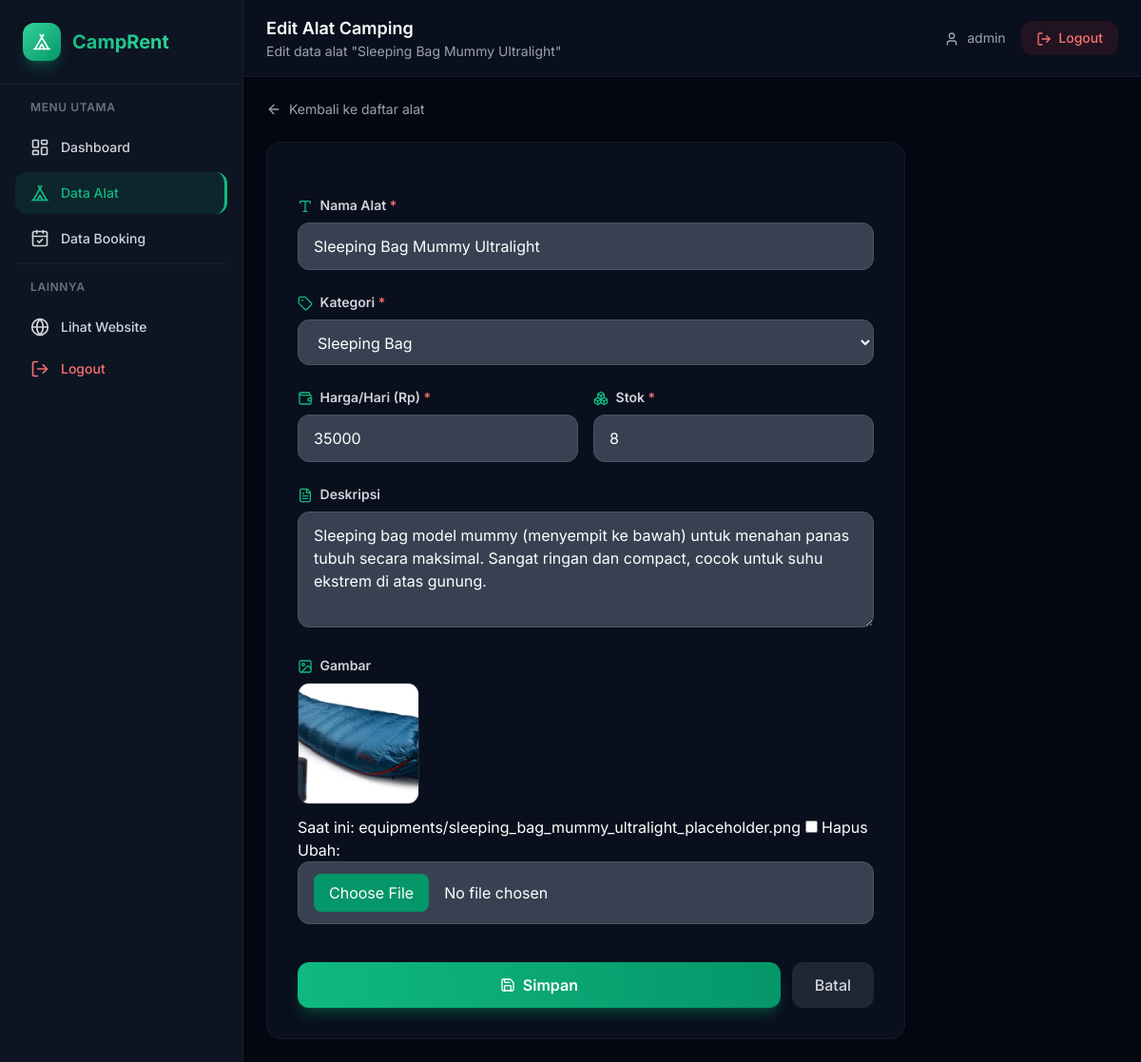
/dashboard/alat/12/edit/ (signed in), run on the app's committed database.
### rental/models.py (models this page shows, shortened)
class Equipment(models.Model):
    CATEGORY_CHOICES = [
        ('Tenda', 'Tenda'),
        ('Carrier', 'Carrier'),
        ('Sleeping Bag', 'Sleeping Bag'),
        ('Matras', 'Matras'),
        ('Kompor', 'Kompor'),
        ('Perlengkapan Lain', 'Perlengkapan Lain'),
    ]
    name = models.CharField(max_length=200, verbose_name='Nama Alat')
    category = models.CharField(max_length=100, choices=CATEGORY_CHOICES, verbose_name='Kategori')
    price_per_day = models.IntegerField(verbose_name='Harga Sewa/Hari')
    stock = models.IntegerField(default=0, verbose_name='Stok')
    description = models.TextField(blank=True, verbose_name='Deskripsi')
    image = models.ImageField(upload_to='equipments/', blank=True, null=True, verbose_name='Gambar')
    created_at = models.DateTimeField(auto_now_add=True)
    updated_at = models.DateTimeField(auto_now=True)
    class Meta:
        verbose_name = 'Alat Camping'
        verbose_name_plural = 'Alat Camping'
        ordering = ['-created_at']

### rental/views.py (the view)
# urls.py: path('dashboard/alat/<int:pk>/edit/', views.equipment_edit, name='equipment_edit'),
@login_required
def equipment_edit(request, pk):
    equipment = get_object_or_404(Equipment, pk=pk)
    if request.method == 'POST':
        form = EquipmentForm(request.POST, request.FILES, instance=equipment)
        if form.is_valid():
            form.save()
            messages.success(request, 'Data alat camping berhasil diperbarui!')
            return redirect('rental:equipment_list')
    else:
        form = EquipmentForm(instance=equipment)
    context = {
        'form': form,
        'title': 'Edit Alat Camping',
        'equipment': equipment,
    }
    return render(request, 'rental/admin/equipment_form.html', context)

### rental/templates/rental/admin/equipment_form.html (shortened to what this page needs)
{% extends 'rental/admin/base_admin.html' %}
{% block page_title %}{{ title }}{% endblock %}
{% block page_subtitle %}{% if equipment %}Edit data alat "{{ equipment.name }}"{% else %}Tambah data alat camping baru{% endif %}{% endblock %}
{% block admin_content %}
<div class="max-w-2xl">
    <a href="{% url 'rental:equipment_list' %}" class="inline-flex items-center gap-2 text-gray-400 hover:text-emerald-400 transition text-sm mb-6">
        <i data-lucide="arrow-left" class="w-4 h-4"></i>
        Kembali ke daftar alat
    </a>
    <div class="rounded-2xl bg-gray-900/50 border border-white/5 p-6 sm:p-8">
        <form method="POST" enctype="multipart/form-data" class="space-y-6">
            <div>
                <label for="id_name" class="block text-sm font-semibold text-gray-300 mb-2">
                    <i data-lucide="type" class="w-4 h-4 inline mr-1 text-emerald-500"></i>
                    Nama Alat <span class="text-red-400">*</span>
                </label>
                {{ form.name }}
            </div>
            <div>
                <label for="id_category" class="block text-sm font-semibold text-gray-300 mb-2">
                    <i data-lucide="tag" class="w-4 h-4 inline mr-1 text-emerald-500"></i>
                    Kategori <span class="text-red-400">*</span>
                </label>
                {{ form.category }}
            </div>
            <div class="grid grid-cols-1 sm:grid-cols-2 gap-4">
                <div>
                    <label for="id_price_per_day" class="block text-sm font-semibold text-gray-300 mb-2">
                        <i data-lucide="wallet" class="w-4 h-4 inline mr-1 text-emerald-500"></i>
                        Harga/Hari (Rp) <span class="text-red-400">*</span>
                    </label>
                    {{ form.price_per_day }}
                </div>
                <div>
                    <label for="id_stock" class="block text-sm font-semibold text-gray-300 mb-2">
                        <i data-lucide="boxes" class="w-4 h-4 inline mr-1 text-emerald-500"></i>
                        Stok <span class="text-red-400">*</span>
                    </label>
                    {{ form.stock }}
                </div>
            </div>
            <div>
                <label for="id_description" class="block text-sm font-semibold text-gray-300 mb-2">
                    <i data-lucide="file-text" class="w-4 h-4 inline mr-1 text-emerald-500"></i>
                    Deskripsi
                </label>
                {{ form.description }}
            </div>
            <div>
                <label for="id_image" class="block text-sm font-semibold text-gray-300 mb-2">
                    <i data-lucide="image" class="w-4 h-4 inline mr-1 text-emerald-500"></i>
                    Gambar
                </label>
                {% if equipment and equipment.image %}
                <div class="mb-3">
                    <img src="{{ equipment.image.url }}" alt="{{ equipment.name }}" class="w-32 h-32 object-cover rounded-xl border border-white/10">
                </div>
                {% endif %}
                {{ form.image }}
            </div>
            <div class="flex gap-3 pt-4">
                <button type="submit" class="flex-1 inline-flex items-center justify-center gap-2 px-6 py-3 rounded-xl bg-gradient-to-r from-emerald-500 to-emerald-600 text-white font-semibold shadow-lg shadow-emerald-500/25 hover:shadow-emerald-500/50 hover:from-emerald-600 hover:to-emerald-700 transition-all duration-300">
                    <i data-lucide="save" class="w-4 h-4"></i>
                    Simpan
                </button>
                <a href="{% url 'rental:equipment_list' %}" class="px-6 py-3 rounded-xl bg-gray-700/50 text-gray-300 font-medium hover:bg-gray-700 transition text-center">
                    Batal
                </a>
            </div>
        </form>
    </div>
</div>
{% endblock %}

### rental/templates/rental/admin/base_admin.html (shortened to what this page needs)
{% load static %}
<!DOCTYPE html>
<html lang="id">
<head>
    <script src="https://cdn.tailwindcss.com"></script>
</head>
<body class="bg-gray-950 text-white min-h-screen">
    <div class="flex">
        <aside class="fixed left-0 top-0 bottom-0 w-64 bg-gray-900/80 border-r border-white/5 z-40 hidden lg:block overflow-y-auto">
            <div class="p-6 border-b border-white/5">
                <a href="{% url 'rental:landing' %}" class="flex items-center gap-3">
                    <div class="w-10 h-10 rounded-xl bg-gradient-to-br from-emerald-400 to-emerald-600 flex items-center justify-center shadow-lg shadow-emerald-500/25">
                        <i data-lucide="tent" class="w-5 h-5 text-white"></i>
                    </div>
                    <span class="text-xl font-bold gradient-text">CampRent</span>
                </a>
            </div>
            <nav class="p-4 space-y-1">
                <p class="text-xs text-gray-500 font-semibold uppercase tracking-wider px-4 mb-3">Menu Utama</p>
                <a href="{% url 'rental:dashboard' %}" class="sidebar-link flex items-center gap-3 px-4 py-3 rounded-xl text-gray-300 text-sm font-medium {% if request.resolver_match.url_name == 'dashboard' %}active{% endif %}">
                    <i data-lucide="layout-dashboard" class="w-5 h-5"></i>
                    Dashboard
                </a>
                <a href="{% url 'rental:equipment_list' %}" class="sidebar-link flex items-center gap-3 px-4 py-3 rounded-xl text-gray-300 text-sm font-medium {% if 'equipment' in request.resolver_match.url_name %}active{% endif %}">
                    <i data-lucide="tent" class="w-5 h-5"></i>
                    Data Alat
                </a>
                <a href="{% url 'rental:booking_list' %}" class="sidebar-link flex items-center gap-3 px-4 py-3 rounded-xl text-gray-300 text-sm font-medium {% if 'booking' in request.resolver_match.url_name %}active{% endif %}">
                    <i data-lucide="calendar-check" class="w-5 h-5"></i>
                    Data Booking
                </a>
                <div class="pt-4 mt-4 border-t border-white/5">
                    <p class="text-xs text-gray-500 font-semibold uppercase tracking-wider px-4 mb-3">Lainnya</p>
                    <a href="{% url 'rental:landing' %}" class="sidebar-link flex items-center gap-3 px-4 py-3 rounded-xl text-gray-300 text-sm font-medium">
                        <i data-lucide="globe" class="w-5 h-5"></i>
                        Lihat Website
                    </a>
                    <a href="{% url 'rental:admin_logout' %}" class="sidebar-link flex items-center gap-3 px-4 py-3 rounded-xl text-red-400 text-sm font-medium hover:bg-red-500/10 hover:text-red-400">
                        <i data-lucide="log-out" class="w-5 h-5"></i>
                        Logout
                    </a>
                </div>
            </nav>
        </aside>
        <main class="flex-1 lg:ml-64 pt-16 lg:pt-0 min-h-screen">
            <div class="bg-gray-900/50 border-b border-white/5 px-6 py-4 hidden lg:block">
                <div class="flex items-center justify-between">
                    <div>
                        <h2 class="text-lg font-semibold">{% block page_title %}Dashboard{% endblock %}</h2>
                        <p class="text-sm text-gray-400">{% block page_subtitle %}Selamat datang di panel admin CampRent{% endblock %}</p>
                    </div>
                    <div class="flex items-center gap-4">
                        <span class="text-sm text-gray-400">
                            <i data-lucide="user" class="w-4 h-4 inline mr-1"></i>
                            {{ user.username }}
                        </span>
                        <a href="{% url 'rental:admin_logout' %}" class="px-4 py-2 rounded-xl bg-red-500/10 text-red-400 text-sm font-medium hover:bg-red-500/20 transition">
                            <i data-lucide="log-out" class="w-4 h-4 inline mr-1"></i>
                            Logout
                        </a>
                    </div>
                </div>
            </div>
            <div class="p-6 fade-in">
                {% block admin_content %}{% endblock %}
            </div>
        </main>
    </div>
</body>
</html>

### rental/templates/rental/admin/base_admin.html (style rules this page uses)
* { font-family: 'Inter', system-ui, sans-serif; }
.gradient-text { background: linear-gradient(135deg, #10b981, #34d399); -webkit-background-clip: text; -webkit-text-fill-color: transparent; background-clip: text; }
.sidebar-link { transition: all 0.3s ease; }
.sidebar-link:hover, .sidebar-link.active { background: rgba(16, 185, 129, 0.1); color: #10b981; border-right: 3px solid #10b981; }
.fade-in { animation: fadeIn 0.5s ease-out; }

### data on the page
Equipment: name "Sleeping Bag Mummy Ultralight", category "Sleeping Bag", price_per_day "35000", stock "8", description "Sleeping bag model mummy (menyempit ke bawah) untuk menahan panas tubuh secara maksimal. Sangat ringan dan compact, cocok untuk suhu ekstrem di atas gunung.", image (placeholder picture)

### other printed values
{{ title }} "Edit Alat Camping"
{{ user.username }} "admin"
